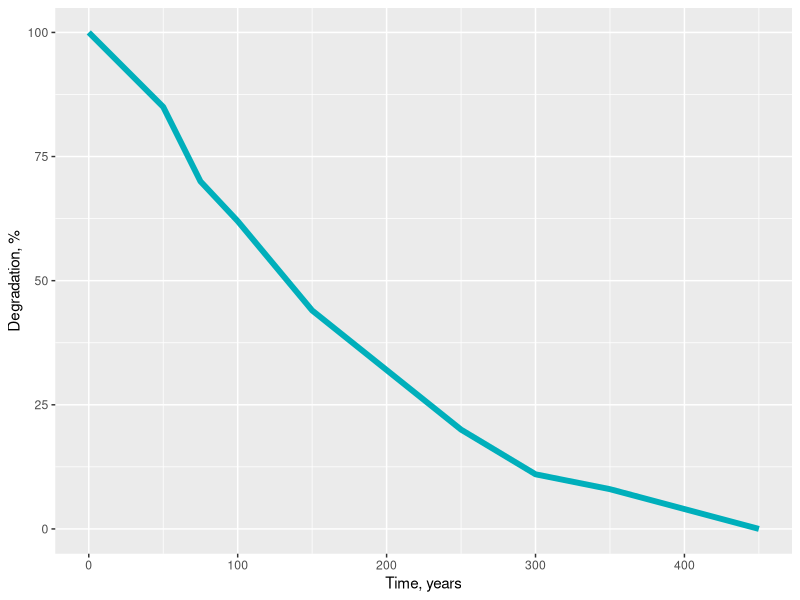
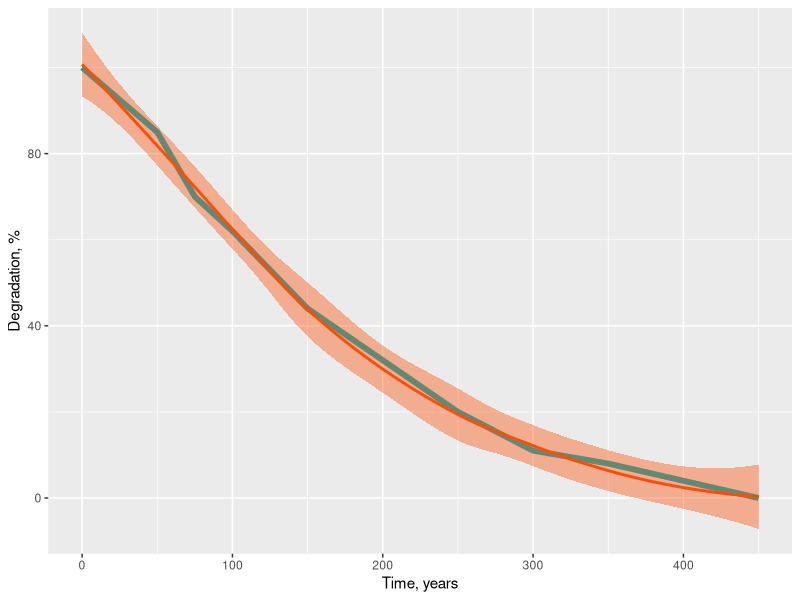

These figures' R source, in order:
## ---- chunk 1
install.packages("ggplot2")
## ---- chunk 2
library(ggplot2)
setwd("C:/Book/Chapter3/Examples")
data <-read.csv(file="Ex3.2.csv",head=TRUE,sep=",")

# Basic time-series plot
p<- ggplot(data = data, aes(x = data$Time..years, y = data$relative.degradation...))+
  geom_line(color = "#00AFBB", size = 2)+xlab("Time, years")+ ylab("Degradation, %")
p

#Add trend smoothed line:
loessp<- p + stat_smooth(
  color = "#FC4E07", fill = "#FC4E07",
  method = "loess"
  )
loessp

#Get the model and predict a value (for instance @120 years)
model <- loess(data$relative.degradation... ~ data$Time..years,data)
predicted.value<- predict(model,120)
predicted.value
